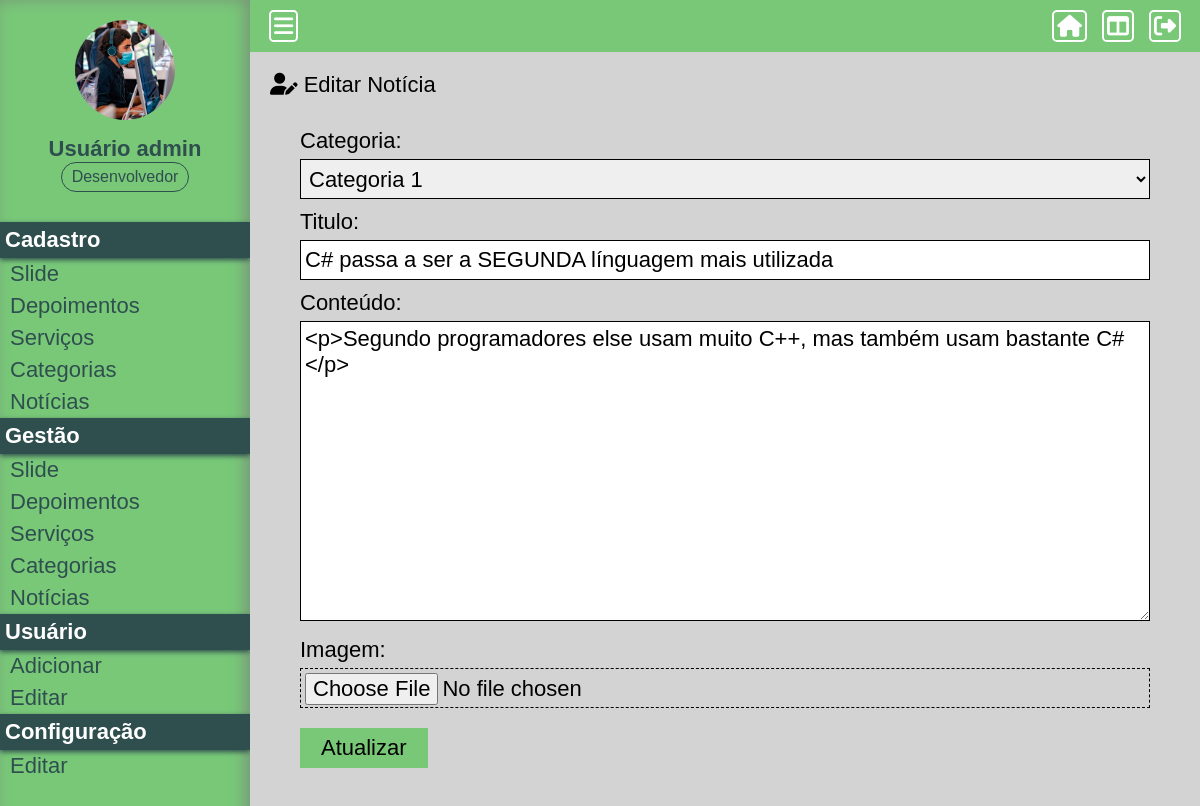
/Projeto01/painel/editar-noticia?id=4 (signed in), run on the app's committed database.
### Projeto01/assets/classes/MySql.php (called while the page is built)
<?php
    class MySql {
        private static $pdo;
        public static function conectar() {
            if(self::$pdo == null) {
                try {
                    self::$pdo = new PDO('mysql:host='.HOST.';dbname='.DATABASE, USER, PASSWORD, array(PDO::MYSQL_ATTR_INIT_COMMAND => "SET NAMES utf8"));
                    self::$pdo -> setAttribute(PDO::ATTR_ERRMODE, PDO::ERRMODE_EXCEPTION);
                } catch(\Throwable $th) {
                    echo '<h4>Não foi possível realizar a conexão com o banco de dados</h4>';
                }
            }
            return self::$pdo;
        }
    }
?>

### Projeto01/painel/pages/editar-noticia.php (the view, shortened to what this page needs)
<?php
	if(isset($_GET['id'])) {
		$id = (int) $_GET['id'];
		$noticia = Painel::get(TABELA_NOTICIAS, 'id = ?', array($id));
	}else {
		Painel::messageToUser('erro', 'ID não existe');
		die();
	}
?>
<div class="box-content">
	<h2><i class="fa-solid fa-user-pen"></i> Editar Notícia</h2>
	<form method="post" enctype="multipart/form-data">
		<div class="form-group">
			<label for="categoria_id">Categoria: </label>
			<select name="categoria_id" id="">
				<?php
				$categorias = Painel::getAll(TABELA_CATEGORIAS);
				foreach($categorias as $key => $value) { ?>
					<option <?php if($value['id'] == $noticia['categoria_id']) echo 'selected'; ?> value="<?php echo $value['id']?>"><?php echo $value['nome']?></option>
				<?php } ?>
			</select>
		</div>
		<div class="form-group">
			<label for="titulo">Titulo: </label>
			<input type="text" name="titulo" required value="<?php echo $noticia['titulo'];?>">
		</div>
		<div class="form-group">
			<label for="conteudo">Conteúdo: </label>
			<textarea class="tinymce" name="conteudo" id=""><?php echo $noticia['conteudo'];?></textarea>
		</div>
		<div class="form-group">
			<label for="imagem">Imagem: </label>
			<input type="file" name="imagem">
		</div>
		<div class="form-group">
			<input type="submit" name="acao" value="Atualizar">
		</div>
	</form>
</div>

### Projeto01/painel/css/style.css (style rules this page uses)
* { margin: 0; padding: 0; box-sizing: border-box; font-size: 22px; font-family: sans-serif; }
html, body { height: 100%; background-color: lightgrey; }
.box-content { padding: 20px; }
.box-content h2 { font-weight: 300; font: 22px; }
.box-content form { margin: 30px; }
.box-content .form-group { margin: 10px 0; }
.box-content form input[type="text"], .box-content form input[type="password"], .box-content form input[type="file"], select { margin-top: 5px; width: 100%; height: 40px; padding: 4px; border: 1px solid black; }
.box-content form textarea { margin-top: 5px; width: 100%; height: 40px; padding: 4px; border: 1px solid black; min-height: 300px; resize: vertical; }
.box-content form input[type="file"] { border-style: dashed; }
.box-content form input[type="submit"] { width: 15%; height: 40px; margin-top: 10px; background-color: rgb(120, 200, 120); border: 2px solid rgb(120, 200, 120); cursor: pointer; }

### data on the page
tb_admin.noticias: categoria_id "Categoria 1", titulo "C# passa a ser a SEGUNDA línguagem mais utilizada", conteudo "<p>Segundo programadores else usam muito C++, mas também usam bastante C#</p>"

### other printed values
$_SESSION['nome'] "Usuário admin"
Painel::pegaCargo($_SESSION['cargo']) "Desenvolvedor"
